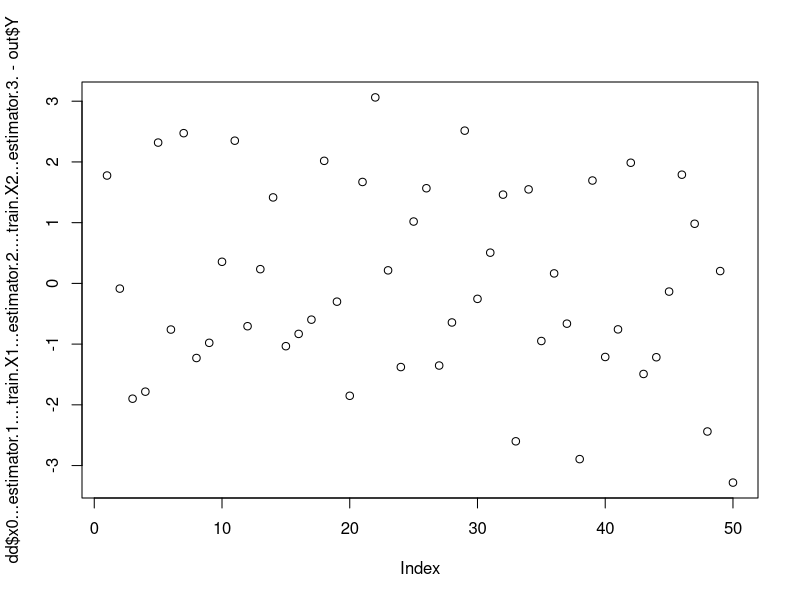
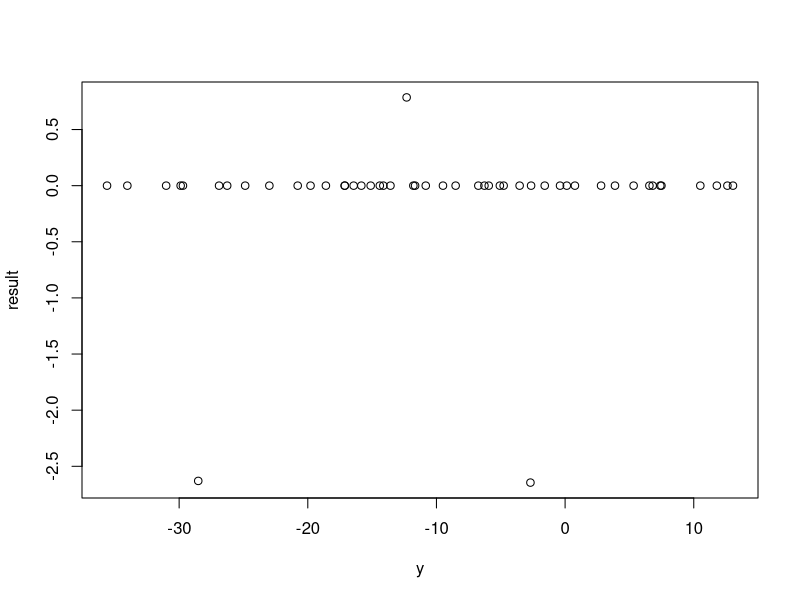
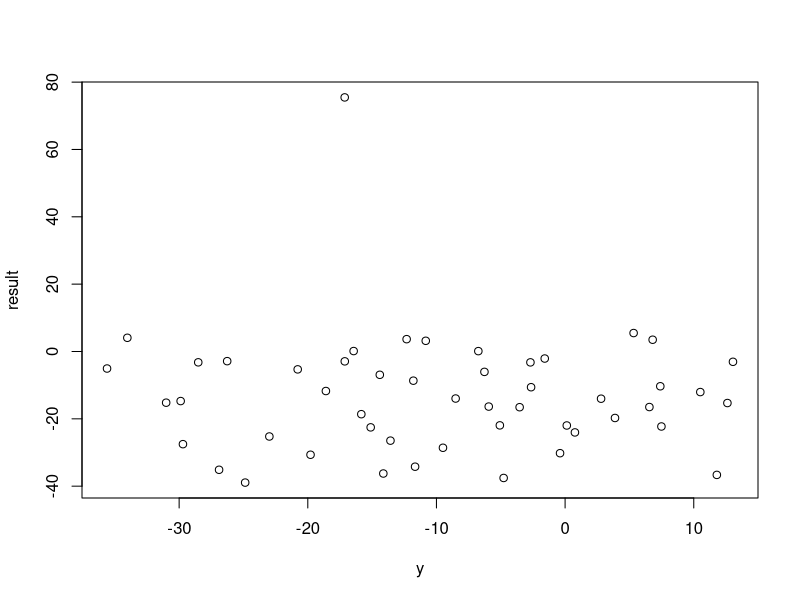
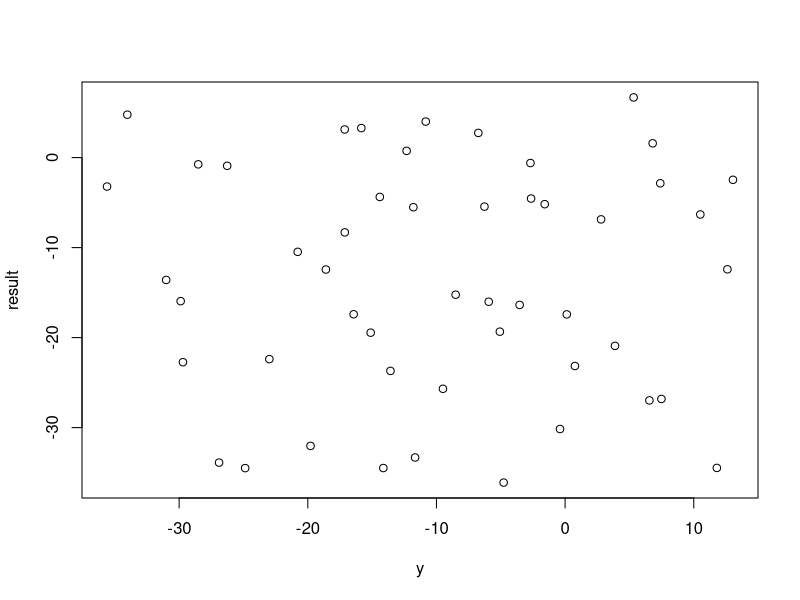

Write the R code that produced these figures, in order.
library(MASS)
train <- read.csv("Problem1_Input_Training.csv")
out <- read.csv("Problem1_Output_Training.csv")
df<- read.csv("Problem1_Input_Training.csv")
real_time_input <- read.csv("Problem1_Input_Test.csv")
y<- read.csv("Problem3_Output_Training.csv")
real_time_output <- read.csv("Problem3_Output_Test.csv")

vi<-diag(50)

x0 <- matrix(1 , nrow=50, ncol=1 )

d <- data.frame(x0,train$X1,train$X2)
df <- d
y <- data.frame(out)

xx <- as.matrix(d)
y <- as.matrix(out)

estimator <- ((ginv(t(xx)%*%xx))%*%t(xx))%*%(y)

dd <- data.frame(x0*estimator[1]+train$X1*estimator[2]+train$X2*estimator[3])
write.csv(dd,"abc.csv")

plot(dd$x0...estimator.1....train.X1...estimator.2....train.X2...estimator.3.-out$Y) #Shows residual are normally distributed


#Part 1
#Heaviside Unit Step Function
result <- vector("list",50)
for(i in 1:50)
{
  rr<-diag(50)
  for(j in 1:50)
  {
    if(((train$X1[j]-real_time_input$X1[i])^2+(train$X2[j]-real_time_input$X2[i])^2)<1)
      rr[j,j]=1
    else 
      rr[j,j]=0;
  }
  estimator <- ((ginv(t(xx)%*%ginv(rr)%*%xx))%*%t(xx))%*%ginv(rr)%*%(y)
  print(estimator[1,1]*1+estimator[2,1]*real_time_input$X1[i]+estimator[3,1]*real_time_input$X2[i])
  result[i]<-(estimator[1,1]*1+estimator[2,1]*real_time_input$X1[i]+estimator[3,1]*real_time_input$X2[i])

}
plot(y,result)
#Part 2
#wi=e^-di^2/2
for(i in 1:50)
{
  rr<-diag(50)
  for(j in 1:50)
  {
      x<-exp((-((train$X1[j]-real_time_input$X1[i])^2+(train$X2[j]-real_time_input$X2[i])^2))/2)
      rr[j,j]<-x
  }
  estimator <- ((ginv(t(xx)%*%ginv(rr)%*%xx))%*%t(xx))%*%ginv(rr)%*%(y)
  print(estimator[1,1]*1+estimator[2,1]*real_time_input$X1[i]+estimator[3,1]*real_time_input$X2[i])
  result[i]<-(estimator[1,1]*1+estimator[2,1]*real_time_input$X1[i]+estimator[3,1]*real_time_input$X2[i])
}
plot(y,result)
#Part 3
#Inverse Function
for(i in 1:50)
{
  rr<-diag(50)
  for(j in 1:50)
  {
    if((train$X1[j]-real_time_input$X1[i])^2+(train$X2[j]-real_time_input$X2[i])^2==0){
      rr[j,j]=10
    }
    else{
      x<-sqrt((train$X1[j]-real_time_input$X1[i])^2+(train$X2[j]-real_time_input$X2[i])^2)
      rr[j,j]=1/x;
    }
  }
  estimator <- ((ginv(t(xx)%*%ginv(rr)%*%xx))%*%t(xx))%*%ginv(rr)%*%(y)
  print(estimator[1,1]*1+estimator[2,1]*real_time_input$X1[i]+estimator[3,1]*real_time_input$X2[i])
  result[i]<-(estimator[1,1]*1+estimator[2,1]*real_time_input$X1[i]+estimator[3,1]*real_time_input$X2[i])
}
plot(y,result)